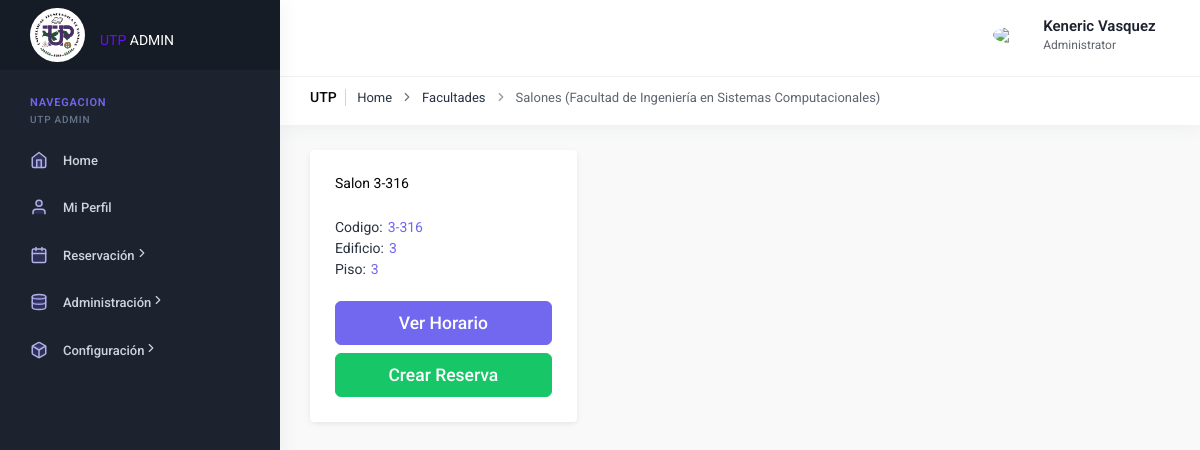
/?op=salones&id_facultad=1 (signed in), run on the app's committed database.
### tables this page shows
CREATE TABLE `facultad` (
  `cod_facultad` int(11) NOT NULL,
  `nombre` varchar(256) NOT NULL,
  `correo` varchar(256) NOT NULL,
  `logo` varchar(256) DEFAULT NULL
);

CREATE TABLE `salon` (
  `cod_salon` varchar(5) NOT NULL,
  `cod_piso` int(11) NOT NULL,
  `cod_facultad` int(11) NOT NULL
);

CREATE TABLE `piso` (
  `cod_piso` int(11) NOT NULL,
  `numero_piso` int(11) NOT NULL,
  `numero_edificio` int(11) NOT NULL
);

### controller/controller.php (called while the page is built, shortened)
<?php
require_once 'model/salones.php';
class Controller
{
    private $modeloSalones;
    public function __CONSTRUCT(){
        $this->modeloSalones = new Salones();
    }
    public function Salones(){
        $idFac = $_GET['id_facultad'];
        $nombreFacultad = $this->modeloSalones->nombreFacultad($idFac);
        $referenciaSalones = $this->modeloSalones->ObtenerSalonesFacultad($idFac);
        require("view/elegirSalon.php");
    }
}

### model/db.php (called while the page is built, shortened)
<?php
class Db
{
    public static function StartUp()
    {
        $pdo = new PDO('mysql:host='.constant('DB_HOST').';dbname='.constant('DB').';charset=utf8', ''.constant('DB_USER').'', ''.constant('DB_PASS').'');
        $pdo->setAttribute(PDO::ATTR_ERRMODE, PDO::ERRMODE_EXCEPTION);
        return $pdo;
    }
}

### model/salones.php (called while the page is built, shortened)
<?php
require_once 'model/db.php';
class Salones
{
	private $pdo;
	public function __CONSTRUCT()
	{
		try
		{
			$this->pdo = Db::StartUp();
		}
		catch(Exception $e)
		{
			die($e->getMessage());
		}
	}
	public function nombreFacultad($idFacultad){
        try
		{
			$stm = $this->pdo
                        ->prepare("SELECT nombre FROM facultad WHERE cod_facultad = ?");
			$stm->execute(array($idFacultad));
				return $stm->fetch(PDO::FETCH_OBJ);
		} catch (Exception $e) {
			die($e->getMessage());
		}
    }
    public function ObtenerSalonesFacultad($idFacultad){
        try
		{
			$stm = $this->pdo
                        ->prepare("SELECT salon.cod_salon AS salon, piso.numero_piso AS numero_piso, numero_edificio, facultad.nombre AS nombre_facultad FROM salon INNER JOIN piso ON salon.cod_piso = piso.cod_piso INNER JOIN facultad ON salon.cod_facultad = facultad.cod_facultad WHERE salon.cod_facultad = ?");
			$stm->execute(array($idFacultad));
				return $stm->fetchAll(PDO::FETCH_OBJ);
		} catch (Exception $e) {
			die($e->getMessage());
		}
    }
}

### view/elegirSalon.php (the view, shortened to what this page needs)
<?php
if ($_SESSION["acceso"] != true) {
    header('Location: ?op=error');
} else {
?>
    <!DOCTYPE html>
    <html lang="en">
    <head>
        <?php
        include('layouts/styles.php')
        ?>
    </head>
    <body class="">
        <?php
        include('layouts/pc-sidebar.php');
        include('layouts/pc-header.php');
        ?>
        <div class="pc-container">
            <div class="pcoded-content">
                <div class="page-header">
                    <div class="page-block">
                        <div class="row align-items-center">
                            <div class="col-md-12">
                                <div class="page-header-title">
                                    <h5 class="m-b-10">UTP</h5>
                                </div>
                                <ul class="breadcrumb">
                                    <li class="breadcrumb-item"><a href="?op=permitido">Home</a></li>
                                    <li class="breadcrumb-item"><a href="?op=facultades">Facultades</a></li>
                                    <li class="breadcrumb-item">Salones (<?php echo $nombreFacultad->nombre ?>)</li>
                                </ul>
                            </div>
                        </div>
                    </div>
                </div>
                <div class="row">
                    <?php
                foreach ($referenciaSalones as $salones) {
                        ?>
                        <div class="col-sm-12 col-md-4">
                            <div class="card text-left">
                                <div class="card-body">
                                    <h5 class="card-title">Salon <?php echo $salones->salon ?></h5>
                                    <div class="card-descripcion">
                                        <div class="card-text">Codigo:</div>
                                        <span><?php echo $salones->salon ?></span>
                                    </div>
                                    <div class="card-descripcion">
                                        <div class="card-text">Edificio:</div> <span><?php echo $salones->numero_edificio ?></span>
                                    </div>
                                    <div class="card-descripcion">
                                        <div class="card-text">Piso:</div> <span><?php echo $salones->numero_piso ?></span>
                                    </div>
                                    <br>
                                    <a href="?op=horarios&cod_salon=<?php echo $salones->salon ?>&idFac=<?php echo $idFac ?>" class="btn btn-primary btn-lg btn-block">Ver Horario</a>
                                    <a href="?op=reservar&cod_salon=<?php echo $salones->salon ?>&idFac=<?php echo $idFac ?>" class="btn btn-success btn-lg btn-block">Crear Reserva</a>
                                </div>
                            </div>
                        </div>
                    <?php
                    } ?>
                </div>
            </div>
        </div>
    </body>
    </html>
<?php
}
?>

### public/css/profile.css (style rules this page uses)
body { background: #f9f9f9; font-family: "Roboto", sans-serif; }

### data on the page
facultad: nombre "Facultad de Ingeniería en Sistemas Computacionales"
salon: cod_salon "3-316", cod_piso.numero_edificio "3", cod_piso.numero_piso "3"

### other printed values
$_SESSION["user"] "Keneric Vasquez"
